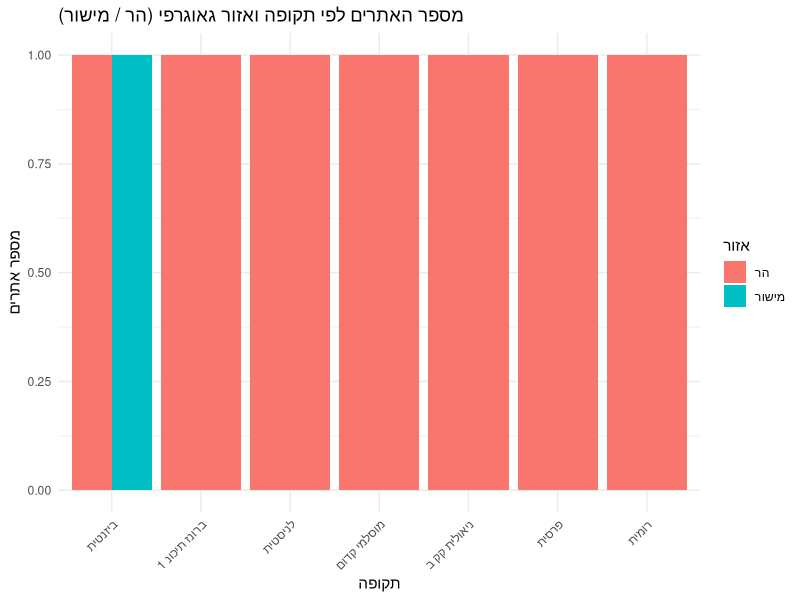
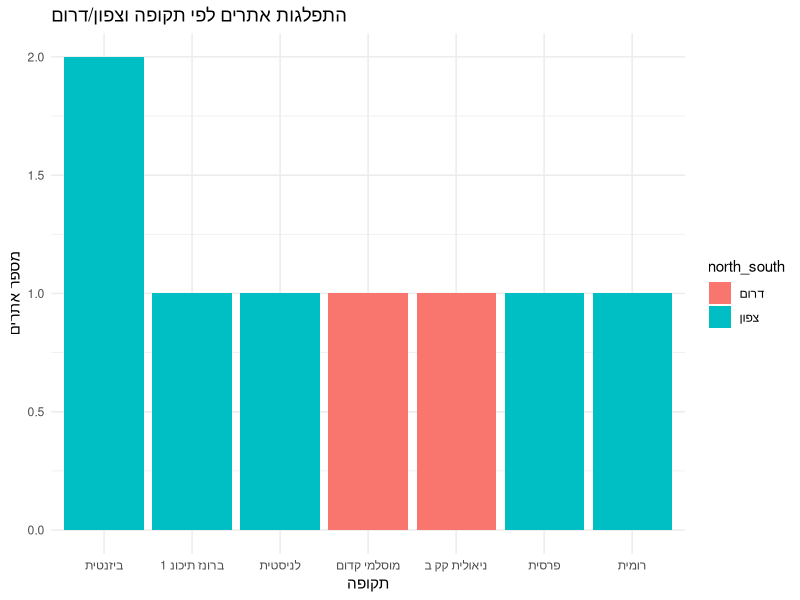
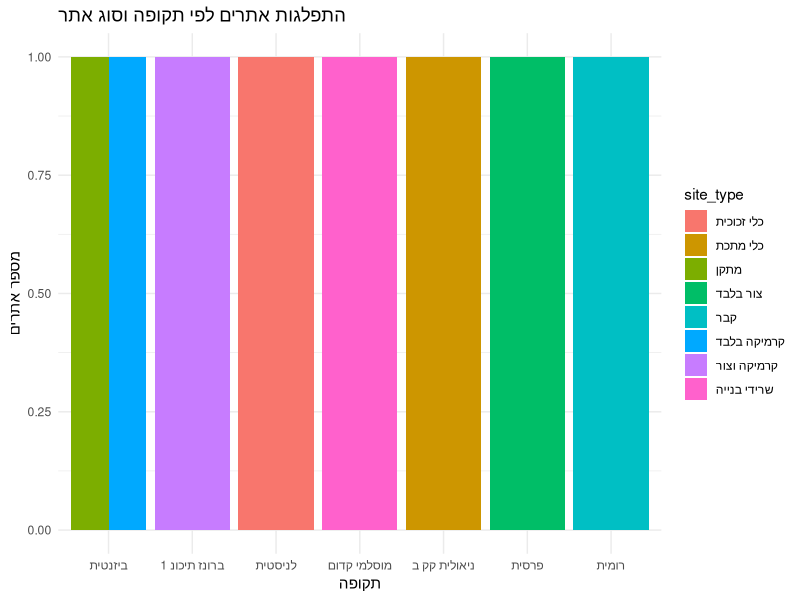

Write the R code that produced these figures, in order.
## ---- chunk 1
library(readxl)
library(dplyr)
library(stringr)
library(ggplot2)

# קריאת הנתונים
data <- read_excel("hazala.xlsx", skip = 1)

# ניקוי וסינון הנתונים + יצירת משתנים
clean_data <- data %>%
  filter(
    !is.na(`איזור...6`),
    !is.na(`תקופות מיוצגות`),
    !is.na(`סוג האתר...31`)
  ) %>%
  mutate(
    region_type = case_when(
      `איזור...6` %in% c("גליל עליון", "גליל תחתון", "רמת הגולן", "שומרון", "יהודה") ~ "הר",
      `איזור...6` %in% c("עמק יזרעאל", "עמק הירדן", "עמק החולה", "הנגב", "חוף הים הדרומי", "חוף הים הצפוני", "סיני") ~ "מישור",
      TRUE ~ NA_character_
    ),
    period = `תקופות מיוצגות`,
    site_type = `סוג האתר...31`,
    north_south = case_when(
      str_detect(`איזור...6`, "גליל|חולה|חרמון|עמק|חוף|רמה") ~ "צפון",
      str_detect(`איזור...6`, "שומרון|שפלה|יהודה|נגב|ערבה|באר") ~ "דרום",
      TRUE ~ NA_character_
    )
  ) %>%
  # ניקוי שמות תקופות
  mutate(
    period = str_trim(period),
    period = str_replace_all(period, "ה", ""),
    period = str_replace_all(period, "[\"׳׳'′]", ""),
    period = case_when(
      str_detect(period, "ברונזה קדומה") ~ "ברונזה קדומה",
      str_detect(period, "ברונזה תיכונה") ~ "ברונזה תיכונה",
      str_detect(period, "ברונזה מאוחרת") ~ "ברונזה מאוחרת",
      str_detect(period, "ברזל *1") ~ "ברזל 1",
      str_detect(period, "רומית") ~ "רומית",
      str_detect(period, "ביזנטית") ~ "ביזנטית",
      str_detect(period, "פרסית") ~ "פרסית",
      str_detect(period, "הלניסטית") ~ "הלניסטית",
      TRUE ~ period
    )
  )
## ---- chunk 2
clean_data %>%
  filter(!is.na(period), !is.na(region_type)) %>%
  group_by(region_type, period) %>%
  summarise(site_count = n(), .groups = "drop") %>%
  ggplot(aes(x = period, y = site_count, fill = region_type)) +
  geom_col(position = "dodge") +
  labs(
    title = "מספר האתרים לפי תקופה ואזור גאוגרפי (הר / מישור)",
    x = "תקופה",
    y = "מספר אתרים",
    fill = "אזור"
  ) +
  theme_minimal() +
  theme(axis.text.x = element_text(angle = 45, hjust = 1))
## ---- chunk 3
clean_data %>%
  filter(!is.na(period), !is.na(north_south)) %>%
  group_by(north_south, period) %>%
  summarise(site_count = n(), .groups = "drop") %>%
  ggplot(aes(x = period, y = site_count, fill = north_south)) +
  geom_col(position = "dodge") +
  labs(title = "התפלגות אתרים לפי תקופה וצפון/דרום", x = "תקופה", y = "מספר אתרים") +
  theme_minimal()
## ---- chunk 4
clean_data %>%
  filter(!is.na(period), !is.na(site_type)) %>%
  group_by(site_type, period) %>%
  summarise(site_count = n(), .groups = "drop") %>%
  ggplot(aes(x = period, y = site_count, fill = site_type)) +
  geom_col(position = "dodge") +
  labs(title = "התפלגות אתרים לפי תקופה וסוג אתר", x = "תקופה", y = "מספר אתרים") +
  theme_minimal()
## ---- chunk 5
#| echo: false
2 * 2
